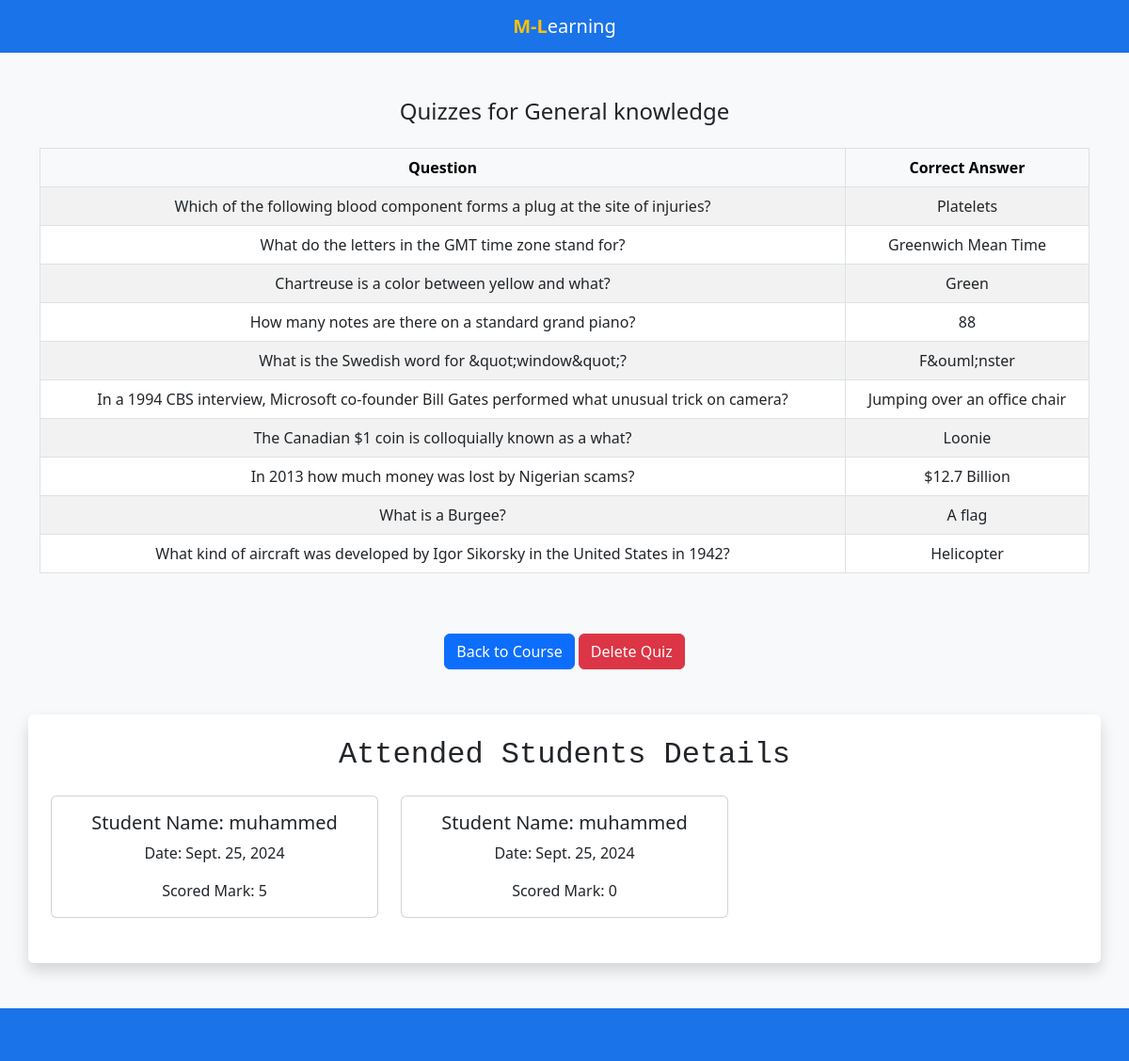
The app's page /list_quiz/8 with its own data.
### TeacherApp/models.py (models this page shows, shortened)
class Courses(models.Model):
    teacher = models.ForeignKey(
        CustomUser, related_name="teacher", on_delete=models.CASCADE
    )
    name = models.CharField(max_length=50)
    code = models.CharField(max_length=50, null=True)
    description = models.TextField(null=True)
    quiz_added = models.BooleanField(default=False)

class Quiz(models.Model):
    course = models.ForeignKey(Courses, on_delete=models.CASCADE)
    question = models.TextField(null=True)
    correct_answer = models.CharField(max_length=255, null=True)
    incorrect_answers = models.JSONField(null=True)
    question_index = models.IntegerField(default=0)

### StudentApp/models.py (models this page shows)
class QuizSubmissionDetails(models.Model):
    student = models.ForeignKey(
        CustomUser, on_delete=models.CASCADE, related_name="student"
    )
    course = models.ForeignKey(Courses, on_delete=models.CASCADE, related_name="course")
    score = models.IntegerField(null=True)
    date = models.DateField(null=True)

### AuthApp/models.py (models this page shows, shortened)
class CustomUser(AbstractUser):
    role = models.CharField(max_length=100, blank=True, null=True)
    username = models.CharField(max_length=100, blank=True, null=True, unique=False)
    email = models.EmailField(max_length=100, blank=True, null=True, unique=True)
    USERNAME_FIELD = "email"
    REQUIRED_FIELDS = []

### TeacherApp/views.py (the view)
# urls.py: path("list_quiz/<str:course_id>", views.ShowQuiz, name="list_quiz"),
def ShowQuiz(request, course_id):
    course = get_object_or_404(Courses, id=course_id)  # Fetch the specific course
    quizzes = Quiz.objects.filter(course=course)  # Get all quizzes for this course
    submissions = QuizSubmissionDetails.objects.filter(course=course).select_related(
        "student"
    )
    context = {"course": course, "quizzes": quizzes, "submissions": submissions}
    return render(request, "ShowQuizToTeacher.html", context)

### TeacherApp/templates/ShowQuizToTeacher.html (shortened to what this page needs)
<!DOCTYPE html>
<html lang="en">
<head>
    <link rel="stylesheet" href="https://cdn.jsdelivr.net/npm/bootstrap@5.3.0-alpha1/dist/css/bootstrap.min.css">
</head>
<body>
    <nav class="navbar bg-custom-blue navbar-expand-lg navbar-dark bg-muted  container-fluid " style="height: 7vh;">
        <div class="container text-center">
            <a class="navbar-brand text-white m-auto" href="#"><span class=" fw-bold text-warning">M-L</span>earning</a>
        </div>
    </nav>
    <div class="container my-5">
        <h4 class="mb-4 text-center">Quizzes for {{ course.name }}</h4>
        {% if quizzes %}
            <div class="table-responsive mb-5">
                <table class="table table-striped table-bordered text-center">
                    <thead class="table-light">
                        <tr>
                            <th>Question</th>
                            <th>Correct Answer</th>
                        </tr>
                    </thead>
                    <tbody>
                        {% for quiz in quizzes %}
                        <tr>
                            <td>{{ quiz.question }}</td>
                            <td>{{ quiz.correct_answer }}</td>
                        </tr>
                        {% endfor %}
                    </tbody>
                </table>
            </div>
        {% else %}
            <div class="alert alert-info text-center">No quizzes available for this course.</div>
        {% endif %}
        <div class="mt-4 text-center">
            <a href="{% url 'teacher_home' %}" class="btn btn-primary">Back to Course</a>
            <a href="{% url 'delete_quiz' course.id %}" class="btn btn-danger">Delete Quiz</a>
        </div>
    </div>
    <main class="container my-5 p-4 bg-white shadow rounded" id="attended">
        <h2 class="text-center mb-4 font-monospace">Attended Students Details</h2>
        <div class="row">
            {% if submissions %}
                {% for sub in submissions %}
                    <div class="col-md-4 mb-4">
                        <div class="card h-100 text-center">
                            <div class="card-body">
                                <h5 class="card-title">Student Name: {{ sub.student.username }}</h5>
                                <p class="card-text">Date: {{ sub.date }}</p>
                                <p class="card-text">Scored Mark: {{ sub.score }}</p>
                            </div>
                        </div>
                    </div>
                {% endfor %}
            {% else %}
                <div class="col-md-12">
                    <div class="alert alert-info text-center">
                        <strong>No students attended.</strong>
                    </div>
                </div>
            {% endif %}
        </div>
    </main>
    <footer class="container-fluid p-0 bg-custom-blue" style="height: 7vh;">
    </footer>
</body>
</html>

### TeacherApp/templates/ShowQuizToTeacher.html (style rules this page uses)
body { background-color: #f8f9fa; }
.card { transition: transform 0.2s; }
.table th, .table td { vertical-align: middle; }
.bg-custom-blue { background-color: #1a73e8; }

### records on screen
Courses: name "General knowledge"
Quiz: question "Which of the following blood component forms a plug at the site of injuries?", correct_answer "Platelets"
Quiz: question "What do the letters in the GMT time zone stand for?", correct_answer "Greenwich Mean Time"
Quiz: question "Chartreuse is a color between yellow and what?", correct_answer "Green"
Quiz: question "How many notes are there on a standard grand piano?", correct_answer "88"
Quiz: question "What is the Swedish word for &quot;window&quot;?", correct_answer "F&ouml;nster"
Quiz: question "In a 1994 CBS interview, Microsoft co-founder Bill Gates performed what unusual trick on camera?", correct_answer "Jumping over an office chair"
Quiz: question "The Canadian $1 coin is colloquially known as a what?", correct_answer "Loonie"
Quiz: question "In 2013 how much money was lost by Nigerian scams?", correct_answer "$12.7 Billion"
Quiz: question "What is a Burgee?", correct_answer "A flag"
Quiz: question "What kind of aircraft was developed by Igor Sikorsky in the United States in 1942?", correct_answer "Helicopter"
QuizSubmissionDetails: student.username "muhammed", date "Sept. 25, 2024", score "5"
QuizSubmissionDetails: student.username "muhammed", date "Sept. 25, 2024", score "0"
